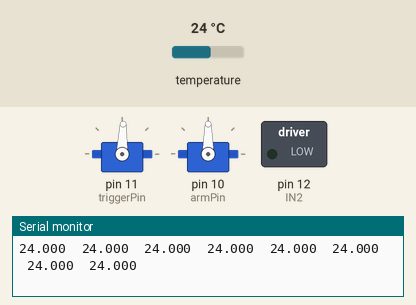
This sketch was run on a simulated Arduino Uno, built with avr-gcc and run on an emulated ATmega328P. Shown: 2 × servo, switched loads named in the sketch (green lamp = pin HIGH), the last lines printed to the serial monitor. The inputs (shaded band) are chosen by the test bench; at power-on: temperature 24 °C.

Above: at 3.2 s.
3.3 s: temperature set to 12 °C
At 5.6 s:
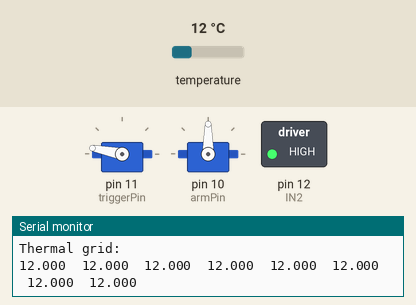
5.9 s: temperature set to 22.7 °C
9.9 s: temperature set to 23.8 °C
At 11.4 s:
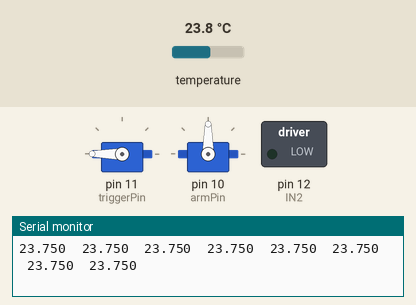
13.9 s: temperature set to 19 °C
At 15.6 s:
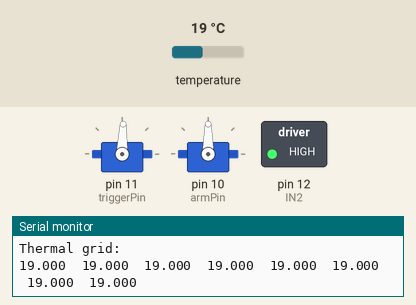
15.9 s: temperature set to 24 °C
At 17.5 s:
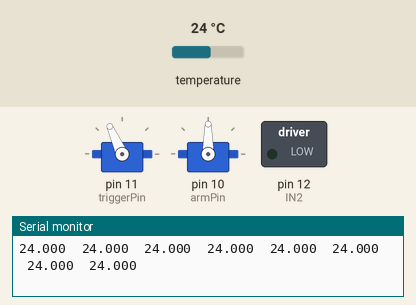
19.4 s: temperature set to 23.5 °C
Timing chart, 0 to 22.5 s (numbered marks = the images above; inputs shaded):
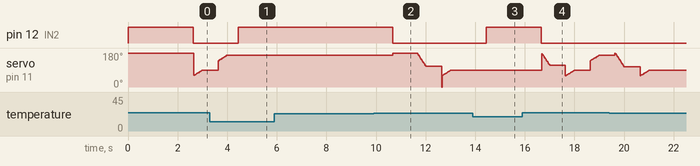

The sketch:

shooting.ino
```cpp
#include <Wire.h>
#include <Servo.h>
#include <Adafruit_AMG88xx.h>

/***********************THEMAL SENSOR VARIABLES******************/
float pixels[AMG88xx_PIXEL_ARRAY_SIZE];
Adafruit_AMG88xx amg;

//average position of the thermal input. this goes through the average function
float average[2];

//highest value and it's location [value, x, y]. This goes through the highest function.
float highest[3];

//thermal camera function output (COMMANDS)
float thermalOutput[3];

//min Temp. anyhting below this will be ignored. ADJUST THIS LATER
float minTempThreshold = 23;

int thermTime = 0;
int thermTinit = 0;

/************************TRIGGER SERVO VARIABLES****************************/
int triggerPin = 11;
Servo trigger;  // create servo object to control a servo
// twelve servo objects can be created on most boards

int servoTime = 0;
int milInit;

int threshold = 100;

boolean found_a_person = false; // if a heat source is found then turn on the gun.
boolean on_a_person = false;   // if the person is centered then fire!

//time of each stage of shooting (ms)
int triggerLength = 600;
int releaseLength = 1500;

//angle to assign to the servo.
int triggerOut = 180;
int triggerIn = 60;

//boolean useful in controlling the shooting
boolean pulling = false;
boolean pstart = true;
boolean rstart = true;

boolean offStart = true;

/************************ARM SERVO VARIABLES****************************/
int armPin = 10;
Servo arm;  // create servo object to control a servo
// twelve servo objects can be created on most boards

//angle to assign to the servo.
int armDown = 0;
int armUp = 180;

/************************RELAY VARIABLES****************************/
#define ON   0
#define OFF  1

int IN2 = 12;


void setup() {
  //THERMAL SENSOR SETUP
  Serial.begin(9600); //TODO will have to remove all Serial stuff when it is autonomous
  Serial.println(F("AMG88xx test"));

  bool status;

  // default settings
  //init sensor stuffs.
  status = amg.begin();
  if (!status) {
    Serial.println("Could not find a valid AMG88xx sensor, check wiring!");
    while (1);
  }

  //TRIGGER SERVO SETUP
  trigger.attach(triggerPin);  // attaches the servo on your PWM pin
  milInit = 0;

  //TODO this will be removed.
  trigger.write(triggerOut);
  relay_init();

  //ARM SERVO SETUP
  arm.attach(armPin);  // attaches the servo on your PWM pin
  arm.write((armUp + armDown) / 2);

  delay(2000); //trigger placement and also sensor init
}


void loop() {
  //this does the thermal camera stuff and updates the thermalOutput array.
  //the thermalOutput array will tell us what the robot needs to do. and then it will do it.
  //hopefully.
  thermTime = millis() - thermTinit;
  if (thermTime % 500 == 0) {
    thermalCamera();
    if (pulling) {
      on_a_person = true;
    }
  }

  //the data from the thermalCamera is as follows:
  //thermalCamera[0] = left/right movement --->  left = -1   :    right = 1
  //thermalCamera[1] = down/up movement --->  down = -1   :    up = 1

  if (found_a_person) {
    //TODO here I need to turn the gun on.
    //and I need to allow it to turn on for say... 5 seconds before firing.
    //Otherwise there will be a jam,
    relay_SetStatus(ON);//turn on RELAY_2

    if (on_a_person) {
      //fire the gun. pull the trigger with the servo
      if (pulling) {
        if (pstart) {
          milInit = millis();
          pstart = false;
        } else {
          servoTime = millis() - milInit;
          if (servoTime % 10 == 0) {//this acts as a delay for updating the servo
            trigger.write((int)map(servoTime, 0, triggerLength, triggerOut, triggerIn));
          }

          if (servoTime > triggerLength) {
            pulling = false; //jump out of the pulling if and start releasing.
            rstart = true;
          }
        }
      } else {
        //release the trigger.
        if (rstart) {
          milInit = millis();
          rstart = false;
        } else {
          servoTime = millis() - milInit;
          if (servoTime % 10 == 0) {//this acts as a delay for updating the servo
            trigger.write((int)map(servoTime, 0, releaseLength, triggerIn, triggerOut));
          }

          if (servoTime > releaseLength) {
            pulling = true; //jump out of the pulling if and start releasing.
            pstart = true;
          }
        }
      }
    } else {
      //if your not centered on the person then don't pull the trigger.
      if (offStart) {
        trigger.write(triggerOut);
        offStart = false;
        pulling = true;
      }
    }
  } else {
    relay_SetStatus(OFF);//turn off RELAY_2
  }
}

/**********************************THERMAL SENSOR FUNCTIONS***************************/

void thermalCamera() {
  Serial.print("Thermal grid:");
  amg.readPixels(pixels); //get data from the thermal sensor

  //print the raw data from the sensor
  Serial.println();
  Serial.println();
  for (int j = 0; j < 8; j++) {
    for (int i = 0; i < 8; i++) {
      Serial.print(pixels[i + (j * 8)], 3);
      Serial.print("\t");
    }
    Serial.println();
  }
  Serial.println();

  //find the highest value and it's location.
  //All of that is stored inside the highest array
  findHighest(pixels, highest);

  //only care if any value is higher than the min threshold
  if (highest[0] > minTempThreshold) {
    found_a_person = true;

    //if a value is above the threshold then create the mapped array and find the average.
    //map the pixels (see mapping function) to find a good average value.
    float mappedPixels[AMG88xx_PIXEL_ARRAY_SIZE];
    for (int i = 0; i < 64; i++) {
      mappedPixels[i] = pixels[i];
    }
    mapArray(mappedPixels);
    //now get the average of the mapped pixels.
    findAverage(mappedPixels, average);

    //print the mapped values to clearly see where the average is.
    //This will also clearly show the highest value.
    Serial.println();
    for (int j = 0; j < 8; j++) {
      for (int i = 0; i < 8; i++) {
        Serial.print(mappedPixels[i + (j * 8)], 0);
        Serial.print("\t");
      }
      Serial.println();
    }
    Serial.println();

    Serial.print(highest[0], 3);
    Serial.print(":    ");
    Serial.print(highest[1], 3);
    Serial.print(", ");
    Serial.print(highest[2], 3);
    Serial.println();

    //check to make sure the highest value and the average value is in the center
    if (abs(average[0]) < 3 && abs(average[1]) < 3) {
      Serial.println("SHOOT");
      on_a_person = true;
      thermalOutput[0] = 0;
      thermalOutput[1] = 0;
    } else {
      on_a_person = false;
      //directions for moving the thingy thing.
      if (highest[1] < 0) {
        Serial.print("\tMove left.");
        thermalOutput[0] = -1;
      } else if (highest[1] > 0) {
        Serial.print("\tMove right.");
        thermalOutput[0] = 1;
      }

      if (highest[2] < 0) {
        Serial.print("\tMove down.");
        thermalOutput[1] = -1;
      } else if (highest[2] > 0) {
        Serial.print("\tMove up.");
        thermalOutput[1] = 1;
      }
    }
  } else {
    found_a_person = false;
  }


  Serial.println();
  Serial.println();
  Serial.println();
}

//map the values to acheive a better average location
//I want to take values that are below the min temperature threshold and set them to 0.
//Then I will map the other values from 0-100 so there is a more clear average value.
void mapArray(float arr[]) {
  for (int i = 0; i < 64; i++) {
    if (arr[i] < minTempThreshold) {
      arr[i] = 0;
    } else {
      arr[i] = map(arr[i], minTempThreshold, 35, 0, 100);
    }
  }
}

//function that recieves a 1d array from sensor,
//and finds the average with respect to the center of the 2d array form

//normal cartesian coordinate signs.
// eg. negative, negative --->  move to the left and up.

//modifyme array is the two part array that holds the values.
void findAverage(float arr[], float modifyme[]) {
  float xsum = 0;
  float ysum = 0;

  float total = 0;

  //convert 1d array to a 2d array
  float arr2[8][8];
  for (int index = 0; index < 64; index++) {
    int x = index % 8;
    int y = index / 8;
    arr2[x][y] = arr[index];
  }

  for (int i = 0; i < 8; i++) {
    for (int j = 0; j < 8; j++) {
      xsum += arr2[i][j] * (i < 4 ? i - 4 : i - 4 + 1);
      ysum += arr2[i][j] * (j < 4 ? j - 4 : j - 4 + 1);

      total += arr2[i][j];
    }
  }

  float xAverage = xsum / total;
  float yAverage = ysum / total;

  //println(xAverage + ", " + yAverage + " with respect to the center.");
  modifyme[0] = xAverage;
  modifyme[1] = yAverage;
}


//finds the highest value and it's position in the array (with respect to the center of the grid)
void findHighest(float arr[], float modifyme[]) {
  float highest = 0;
  float hx = 0;
  float hy = 0;

  //convert 1d array to a 2d array
  float arr2[8][8];
  for (int index = 0; index < 64; index++) {
    int x = index % 8;
    int y = index / 8;
    arr2[x][y] = arr[index];
  }

  //find the highest stuff
  for (int i = 0; i < 8; i++) {
    for (int j = 0; j < 8; j++) {
      if (arr2[i][j] > highest) {
        //        Serial.println("something is happening here");
        highest = arr2[i][j];
        hx = (i < 4 ? i - 4 : i - 4 + 1);
        hy = (j < 4 ? j - 4 : j - 4 + 1);
      }
    }
  }

  //println(xAverage + ", " + yAverage + " with respect to the center.");
  modifyme[0] = highest;
  modifyme[1] = hx;
  modifyme[2] = hy;
}


/**********************RELAY FUNCTIONS***********************/
void relay_init(void) {
  pinMode(IN2, OUTPUT);
  relay_SetStatus(OFF); //turn off all the relay
}

//set the status of relays
void relay_SetStatus(unsigned char status_2) {
  digitalWrite(IN2, status_2);
}
```

Measured:
- the behaviour switches between 23.1 and 23.2 °C on temperature (found by bisection; images 1 and 2)
- after the input at 3.3 s, pin 12 (IN2): LOW → HIGH after 1.1 s; servo on pin 11 (triggerPin): goes on until 4.0 s, then stays 169°
- after the input at 9.9 s, pin 12 (IN2): HIGH → LOW after 0.77 s
- after the input at 13.9 s, pin 12 (IN2): LOW → HIGH after 0.54 s
- after the input at 15.9 s, pin 12 (IN2): HIGH → LOW after 0.77 s
